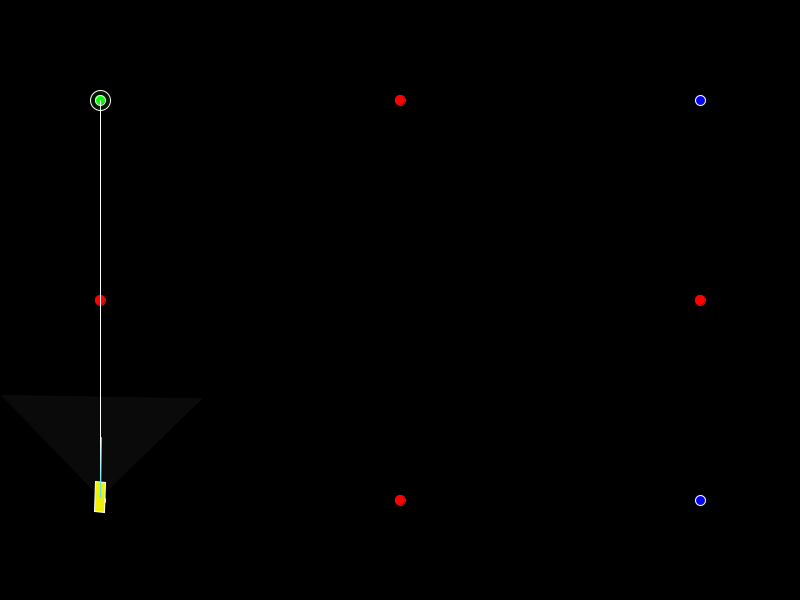
Frame 1 (no input)
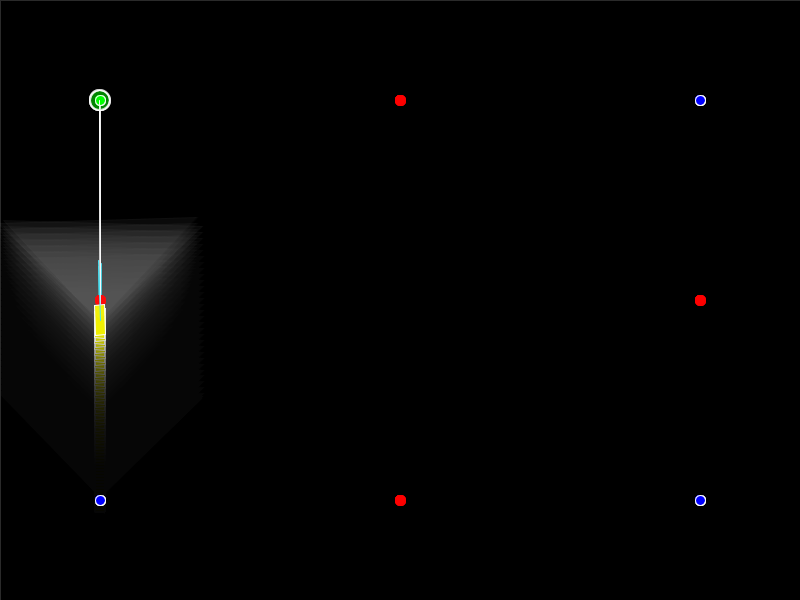
Frame 60 (the mouse pressed at the canvas centre just before this capture)
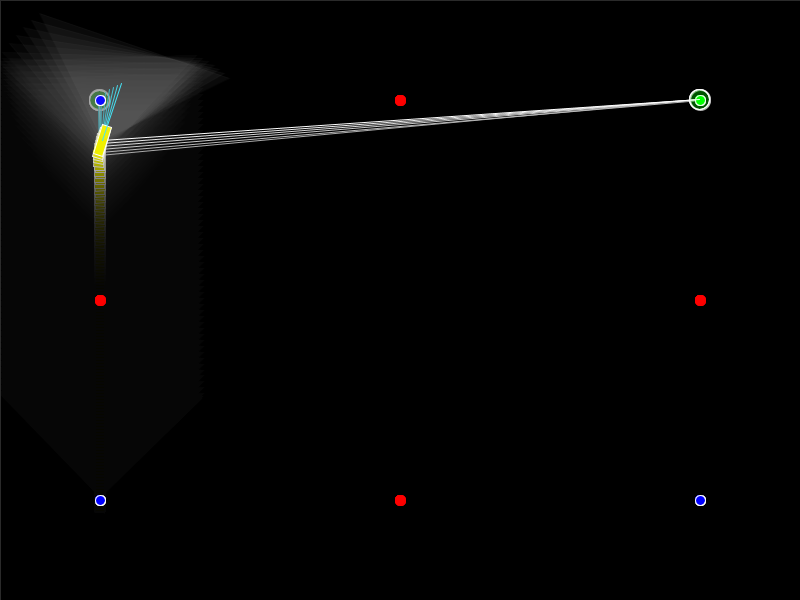
Frame 120 (the mouse held since frame 60 and released just before this capture)

The Processing sketch that drew these frames (run headless with seeded random() and noise(); from frame 60 on, the mouse is pressed at the canvas centre):

// Processing sketch: DataBusSim
// ── DataBusSim.pde
// Graphically replay log files from DataBus, my 2012 AVC robot to show position, distance and bearing
// to next waypoint.
//
// Reads in a file waypoints.csv with each line as a waypoint in form 
//   lat,lon
//
// Reads in log file data.csv with fields 
//   millis,estlat,estlon,nextwaypoint,bearing,distance,headingf
//

// simulation variables
float turnGain = 0.08;
float intercept=5;
float speed=3;
float lim=50; // curvature limit
//float slop=.02; // curvature slop
//float bias=.001; // curvature bias
float slop=0.115; // works with dumbPursuit
float bias=0.002;
//float slop=0.5;
//float bias=-0.2;
float hdgErr=1; // initial heading error

// Pure Pursuit variables
float u;
float lookAhead = 60;
int segPrev;
int segNext;

float Gx;
float Gy;
float cteI=0;

int fade=20;
float minDist = 5;    // minimum size of distance line
int padding = 200;    // pixel padding around waypoints at edges
float lonMin=360.0;   // x minimum boundary
float lonMax=-360.0;  // x maximum boundary
float latMin=360.0;   // y minimum boundary
float latMax=-360.0;  // y maximum boundary
int sizeX=800;        // screen size, x
int sizeY=600;        // screen size, y
float AR;             // aspect ratio
float scaleLon;       // Scale latitude to pixels
float scaleLat;       // Scale longitude to pixels
float scaleMx;        // scale meters to pixels
float scaleMy;
float x = 0.0;        // Current x-coordinate
float y = 0.0;        // Current y-coordinate
float x0 = 0.0;
float y0 = 0.0;
float brg;            // vehicle bearing to next waypoint
float distNext;           // distance to next waypoint
float hdgRate;        // heading rate of change
float hdg;            // vehicle heading
// speed, m/s
int index;
String[] lines;
String[] pieces;
float Xw[];
float Yw[];
int wptCount;
float Xb[];
float Yb[];
int barrelCount;
int prev = 0;        // previous waypoint
int next = 1;         // next waypoint
color red = color(255,0,0);
color green = color(0,255,0);
color blue = color(0,0,255);
color yellow = color(240,240,0);

void setup() 
{
  Xw = new float[10];
  Yw = new float[10];

  int i=0;
  Xw[i] = 0; Yw[i++] = 0;
//  Xw[i] = 0; Yw[i++] = 200;
//  Xw[i] = 0; Yw[i++] = 350;
  Xw[i] = 0; Yw[i++] = 400;
//  Xw[i] = 50; Yw[i++] = 400;
//  Xw[i] = 300; Yw[i++] = 400;
  Xw[i] = 600; Yw[i++] = 400;
//  Xw[i] = 600; Yw[i++] = 200;
  Xw[i] = 600; Yw[i++] = 0;
//  Xw[i] = 300; Yw[i++] = 0;
  wptCount = i;
  
  Xb = new float[10];
  Yb = new float[10];
  i=0;
  Xb[i] = 0; Yb[i++] = 200;
  Xb[i] = 300; Yb[i++] = 400;
  Xb[i] = 600; Yb[i++] = 200;
  Xb[i] = 300; Yb[i++] = 0;
  barrelCount = i;
  
  // initialize next, x, y, brg, dist, h
  segPrev = prev = 0;
  segNext = next = 1;
  x = Xw[0];
  y = Yw[0];
  hdg = bearing(x, y, Xw[0], Yw[0]) + hdgErr; // add initial heading error
  print("h0=");
  println(hdg);

  size(800,600);
  background(0);
  noStroke();
  smooth();
}

void draw() 
{
  // Path fadeout
  fill(0, fade);
  rectMode(CORNER);
  rect(0, 0, width, height);
  // Draw waypoints
  //translate(-lonMin, -latMin);
  //translate(padding, sizeY/2+padding);
  drawWaypoints();
  drawBarrels();
  // PLAYBACK
  // if (index < lines.length) {
    // pieces = split(lines[index], ',');
    // next = int(pieces[3]);
    // convert from lat/lon to x and y
    // x = lonToX( float(pieces[2]) );
    // y = latToY( float(pieces[1]) );
    // calculate bearing and distance
    // float brg = float(pieces[4]);
    // float dist = float(pieces[5]);
    // hdg= float(pieces[6]);
    // Go to the next line for the next run through draw()
    // index = index + 1;
  // } 
  
  // SIMULATION
  // calculate next, x, y, brg, dist, h
  x += speed * sin(radians(hdg));
  y += speed * cos(radians(hdg));
  hdg += hdgRate;
  if (hdg >= 360.0)
    hdg -= 360.0;
  if (hdg < 0)
    hdg += 360.0;

  print(" hdg=");
  print(hdg);

  brg = bearing(x, y, Xw[next], Yw[next]);
  distNext = distance(x, y, Xw[next], Yw[next]);

  drawBearing(x, y, brg, distNext);
  // draw the car with the specified heading
  drawCar(x, y, hdg);
  drawCamera(x, y, hdg);

  /////////////////////////////////
  // Steering control
  /////////////////////////////////

  float c; // arbitrated curvature
  float c2; // obstacle avoidance curvature
  //float c1 = purePursuit(x, y, hdg, prev, next);
  float c1 = dumbPursuit(x, y, hdg, next);

  float Bd = -1;
  float Ba = 0;
  for (int i=0; i < barrelCount; i++) {
    float relbrg = hdg - bearing(x, y, Xb[i], Yb[i]);
    if (relbrg <= -180) relbrg += 360;
    if (relbrg > 180) relbrg -= 360;
    float distance = distance(Xb[i], Yb[i], x, y);
    float Bleft; // left side of barrel, pixels
    float Bright; // right side of barrel
    print("Barrel brg=");
    print(relbrg);
    print(" dist=");
    println(distance);
    if (relbrg >= -22.5 && relbrg <= 22.5 && distance < 100) {
      if (distance < Bd || Bd < 0) {
        Ba = relbrg;
        Bd = distance;
      }
    }
  }
    
  if (Bd < 0) {
    c2 = c1;
  } else {
    c2 = 1/(Ba*Ba); //(Bd)/(Ba+0.01);
  }
//  c = c1 * 0.05 + c2 * 0.95;
  c = c1;
  
  print("c1=");
  print(c1);
  print(" c2=");
  print(c2);
  print(" c=");
  print(c);
  
  // simulate sloppy steering with bias (misalignment)
  if (c > -slop && c < slop)
    c = bias;
  
  // Simulate limited turning radius (would be based on lateral g)
  if (c > 1/lim) c = 1/lim;
  if (c < -1/lim) c = -1/lim;

  // Compute hdgRate from SA and speed
  hdgRate = 360 * speed * c / (2 * 3.141529);
  
  // Navigation calculations
  if (distNext < lookAhead) {
    prev = next;
    next++;
    if (next >= wptCount) next = 0;
    
    print(" next=");
    print(next);
    // calculate new line parameters
  }
}


float purePursuit(float x, float y, float hdg, int prev, int next)
{
  ////////////////////////////////////////////////////////////
  // Pure Pursuit
  ////////////////////////////////////////////////////////////
  // Previous waypoint coordinates
  float Ax = Xw[prev];
  float Ay = Yw[prev];
  // Robot coordinates
  float Bx = x;
  // Next waypoint coordinates
  float By = y;
  float Cx = Xw[next];
  float Cy = Yw[next];
  // Compute rise for prev wpt to bot; or compute vector offset by A(x,y)
  float Rx = (Bx - Ax);
  // compute run for prev wpt to bot; or compute vector offset by A(x,y)
  float Ry = (By - Ay);
  // dx is the run for the path
  float dx = Cx - Ax;
  // dy is the rise for the path
  float dy = Cy - Ay;
  // this is hypoteneuse length squared
  float ACd2 = dx*dx+dy*dy;
  // length of hyptoenuse
  float ACd = sqrt( ACd2 );
  
  float Rd = Rx*dx + Ry*dy;  
  float t = Rd / ACd2;
  // nearest point on current segment
  float Nx = Ax + dx*t; 
  float Ny = Ay + dy*t;  
  // Cross track error
  float NBx = Nx-Bx;
  float NBy = Ny-By;
  float cte = sqrt(NBx*NBx + NBy*NBy);
  drawGoal(Nx, Ny);
  
  // Pure pursuit derives down to r = l**2 / 2x in bot frame
  // We know (rather, define) l, the lookahead distance. We
  // don't know G(x,y) yet but can find it. 
  // We just solved for cross track error and a triangle is
  // formed by the vertices of the robot, the goal point, G,
  // and the closest point to the robot, N, which we just found.
  // If we find the length of the segment NG, we can then find
  // G itself easily. It's just distance NG along NG from N

  float NGd;
  float myLookAhead;
  
  if (cte <= lookAhead) {
    myLookAhead = lookAhead;
  } else {
    myLookAhead = lookAhead + cte;
  }
  
  NGd = sqrt( myLookAhead*myLookAhead - cte*cte );
  Gx = NGd * dx/ACd + Nx;
  Gy = NGd * dy/ACd + Ny;
  
  drawGoal(Gx, Gy);
  
  float BGx = (Gx-Bx)*cos(radians(hdg)) - (Gy-By)*sin(radians(hdg));
  float c = 30 * (2 * BGx) / (myLookAhead*myLookAhead);

  print(" radius=");
  if (c != 0) {
    print(1/c);
  } else {
    print("inf");
  }
  println();

  return c;
}


float dumbPursuit(float x, float y, float hdg, int next)
{

  float brg = bearing(x, y, Xw[next], Yw[next]);
  float distNext = distance(x, y, Xw[next], Yw[next]);

  // would be nice to add in some noise to heading info
  float relBrg = brg-hdg;
  if (relBrg < -180.0) 
    relBrg += 360.0;
  if (relBrg >= 180.0)
    relBrg -= 360.0;
  
  // STEERING BASED ON RELATIVE BEARING & LOOKAHEAD DISTANCE
  float theta = relBrg;
  
  // I haven't had time to work out why the equation is slightly offset such
  // that negative angle produces slightly less steering angle
  //
  float sign;
  if (relBrg < 0)
    sign = -1;
  else
    sign = 1;
     
  // The equation peaks out at 90* so clamp theta artifically to 90, so that
  // if theta is actually > 90, we select max steering
  if (theta > 90.0) theta = 90.0;

  float steeringGain = 10;

  // Compute radius based on intercept distance and specified angle    
  float radius = sign * intercept/(2*sin(radians(abs(theta)))) / steeringGain;
  float limit=10.0;
  // limit radius as specified
  if (radius > limit)  radius =  limit;
  if (radius < -limit) radius = -limit;

  //print("  radius=");
  //print(radius);

  // Now calculate steering angle based on wheelbase and track width
  //float SA = degrees(asin(wheelbase / (radius - track/2)));
  //if (relBrg < 0) SA *= -1.0;

  return 1/radius;
}


void drawBarrels()
{
  pushMatrix();
  translate(padding/2.0,-padding/2.0);
  stroke(red);
  for (int i=0; i < barrelCount; i++) {
    fill(red);
    ellipse(Xb[i],sizeY-Yb[i],10,10);
  }
  popMatrix();
}

void drawWaypoints()
{
  pushMatrix();
  translate(padding/2.0,-padding/2.0);
  stroke(255);
  for (int i=0; i < wptCount; i++) {
    if (next == i) {
      fill(green);
    } else {
      fill(blue);
    }
    ellipse(Xw[i],sizeY-Yw[i],10,10);
  }
  popMatrix();
}


void drawGoal(float Gx, float Gy)
{
  pushMatrix();
  translate(Gx+padding/2.0,-(Gy+padding/2.0));
  stroke(255);     // Set line drawing color to white
  fill(green, 20);
  ellipse(0, sizeY, 10, 10);
  popMatrix();
}


void drawBearing(float x, float y, float brg, float dist)
{
  pushMatrix();
  translate(x+padding/2.0,-(y+padding/2.0));
  // calculate ratios for plotting target and bearing indicators
  float x1 = sin(radians(brg));
  float y1 = cos(radians(brg));
  if (dist < minDist) {
    x1 *= minDist;
    y1 *= minDist;
  } else {
    x1 *= dist;
    y1 *= dist;
  }
  // determine vehicle heading
  stroke(255);     // Set line drawing color to white
  line(0,sizeY-0,x1,sizeY-y1);
  // draw bearing indicator at least minDist in length
  // Draw distance target
  fill(green, 20);
  ellipse(x1, sizeY-y1, 20, 20);
  popMatrix();
}

void drawCamera(float x, float y, float h)
{
  pushMatrix();
  translate(x+padding/2.0,sizeY-(y+padding/2.0));
  rotate(radians(h));
  // camera FOV
  stroke(128, 10);
  fill(255, 10);
  float camSize = 100;  
  triangle(0, 0, 100, -100, -100, -100);
  popMatrix();
}

void drawCar(float x, float y, float h)
{
  pushMatrix();
  translate(x+padding/2.0,sizeY-(y+padding/2.0));
  rotate(radians(h+90));
  stroke(255);
  // draw the bus
  fill(yellow);
  rectMode(CENTER);
  stroke(255);
  rect(0, 0, 30, 10);
  // draw bearing indicator
  stroke(62,227,247);
  line(0, 0, -lookAhead, 0);
  popMatrix();
}


float bearing(float x, float y, float x1, float y1)
{
  return degrees( atan2(x1-x,y1-y) );
}

float distance(float x, float y, float x1, float y1)
{
  return sqrt( pow(y1-y,2) + pow(x1-x,2) );
}


float getSlope(float x1, float y1, float x2, float y2)
{
  float slope;
  
  print(" y2-y1=");
  print(y2-y1);
  print(" x2-x1=");
  print(x2-x1);
  
  if (x2 == x1) {
    
  }
  
  return (y2-y1)/(x2-x1);
}

float getIntercept(float x, float y, float m)
{
  float b=y-m*x;
  print(" b=");
  println(b);
  return b;
}

float getDist(float x1, float y1, float x2, float y2)
{
  return 0.0;
}
